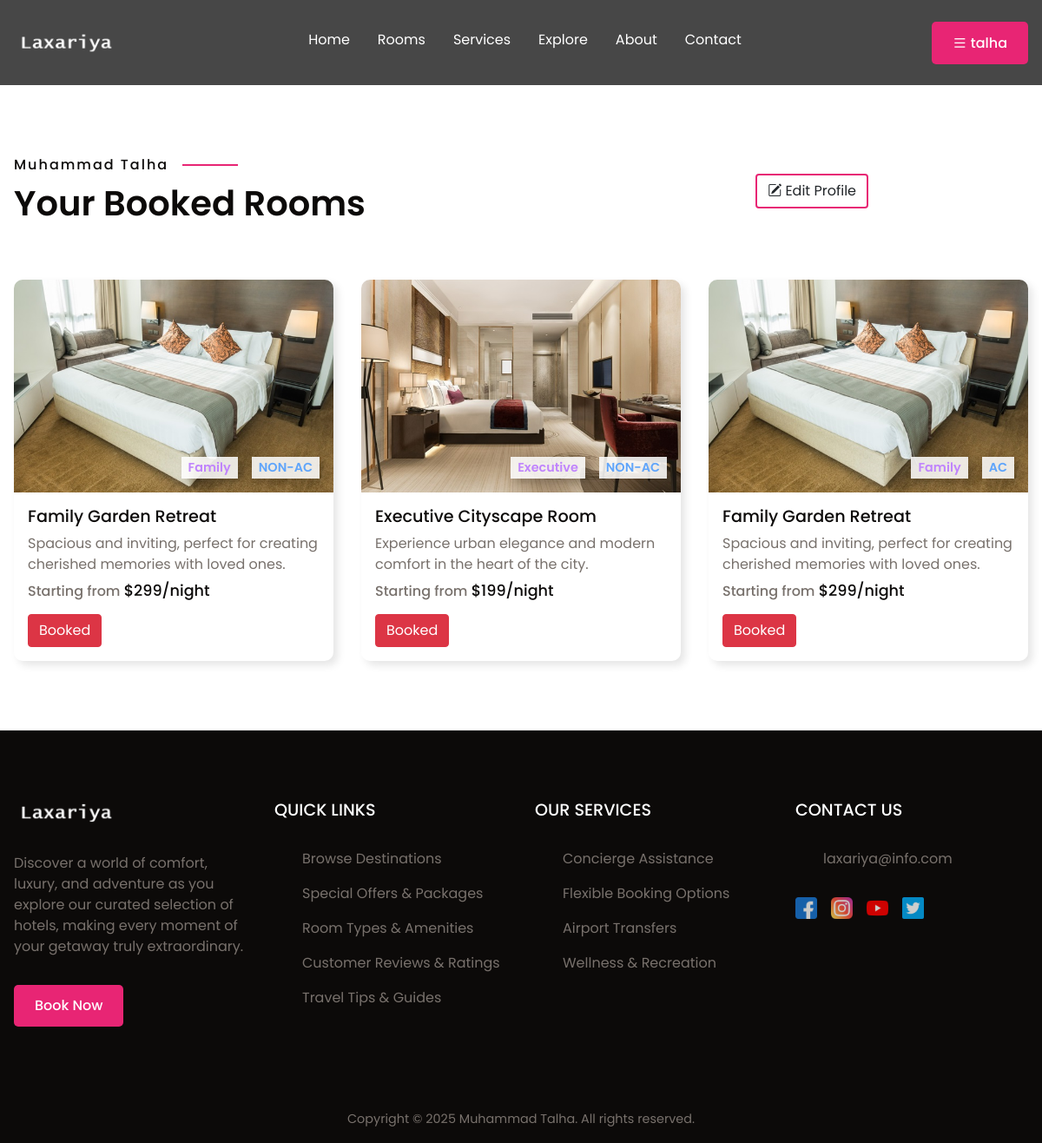
The page /user.php (signed in) on the database its author committed.
### tables this page shows
CREATE TABLE `booking_info` (
  `room_id` int(11) NOT NULL,
  `username` varchar(150) NOT NULL
);

CREATE TABLE `room_info` (
  `room_id` int(11) NOT NULL,
  `room_name` varchar(100) NOT NULL,
  `room_desc` text NOT NULL,
  `room_price` int(11) NOT NULL,
  `room_catagory` varchar(100) NOT NULL,
  `room_condition` varchar(40) NOT NULL,
  `room_image` varchar(2000) NOT NULL,
  `room_status` varchar(150) NOT NULL
);

### user.php (the view, shortened to what this page needs)
<?php
include "connection.php";
if(isset($_SESSION['username'])){
  $button_name = $_SESSION['username'];
}
else{
  header("Location: index.php");
}
$query = "SELECT * FROM
  booking_info inner JOIN room_info on booking_info.room_id = room_info.room_id
  where username = '$button_name'";
$data = mysqli_query($conn,$query);
?>
<!DOCTYPE html>
<html lang="en">
<head>
  <link href="https://cdn.jsdelivr.net/npm/remixicon@4.0.0/fonts/remixicon.css" rel="stylesheet" />
  <link rel="stylesheet" href="https://cdn.jsdelivr.net/npm/bootstrap-icons@1.11.3/font/bootstrap-icons.css">
  <link href="https://cdn.jsdelivr.net/npm/bootstrap@5.0.2/dist/css/bootstrap.min.css" rel="stylesheet">
  <link rel="stylesheet" href="style.css" />
</head>
<body>
  <div class="newheader">
    <nav class="newnav">
      <div class="nav__bar">
        <div class="logo">
          <a href="#"><img src="assets/laxariya.png" alt="logo" /></a>
        </div>
      </div>
      <ul class="nav__links " id="nav-links" style="margin-top: 10px;">
        <li><a href="index.php">Home</a></li>
        <li><a href="rooms.php">Rooms</a></li>
        <li><a href="index.php#service">Services</a></li>
        <li><a href="index.php#explore">Explore</a></li>
        <li><a href="About.php">About</a></li>
        <li><a href="contact.php">Contact</a></li>
      </ul>
      <button class="bttn nav__btn"><i class="ri-menu-line"></i>  <?php echo"$button_name "?></button>
    </nav>
  </div>
  <button type = "button" onclick="edit_profile()" class="btn filter ms-2 "data-bs-toggle='modal' data-bs-target ='#edit-profile'><i class="bi bi-pencil-square"></i></i>&nbsp;Edit Profile</button>
        <?php
              if(mysqli_num_rows($data)>0){
                            echo"
                  <section class='section__container room__container'>
                  <p class='section__subheader'>".$_SESSION['fullname']."</p>
                  <h2 class='section__header'>Your Booked Rooms</h2>
                  <div class='room__grid'>"; }
              else {
                echo"
                     <section class='section__container room__container'>
                          <h2 class='section__header' style = 'margin-left: 200px;'>Hello! You haven't booked any room</h2>
                    </section>
              ";
              };
              while($row = mysqli_fetch_assoc($data)){
                echo"
                    <div class='room__card'>
                      <div class='room__card__image'>
                        <img src=".$row['room_image']."alt='room' />
                        <div class='room__card__icons'>
                          <span><i >".$row['room_catagory']."</i></span>
                          <span><i >".$row['room_condition']."</i></span>
                        </div>
                      </div>
                      <div class='room__card__details'>
                        <h4>".$row['room_name']."</h4>
                        <p>"
                          .$row['room_desc'].
                        "</p>
                        <h5>Starting from <span>$".$row['room_price']."/night</span></h5>
                        ";
                          echo" <button class='btn btn-danger' >".$row['room_status']."</button>";
                       echo"
                      </div>
                    </div>
              ";
              };
      echo"</div>
    </section>";
      ?>
  <footer class="footer" id="contact">
    <div class="section__container footer__container">
      <div class="footer__col">
        <div class="logo">
          <a href="#home"><img src="assets/laxariya.png" alt="logo" /></a>
        </div>
        <p class="section__description">
          Discover a world of comfort, luxury, and adventure as you explore
          our curated selection of hotels, making every moment of your getaway
          truly extraordinary.
        </p>
        <button class="bttn">Book Now</button>
      </div>
      <div class="footer__col">
        <h4>QUICK LINKS</h4>
        <ul class="footer__links">
          <li><a href="#">Browse Destinations</a></li>
          <li><a href="#">Special Offers & Packages</a></li>
          <li><a href="#">Room Types & Amenities</a></li>
          <li><a href="#">Customer Reviews & Ratings</a></li>
          <li><a href="#">Travel Tips & Guides</a></li>
        </ul>
      </div>
      <div class="footer__col">
        <h4>OUR SERVICES</h4>
        <ul class="footer__links">
          <li><a href="#">Concierge Assistance</a></li>
          <li><a href="#">Flexible Booking Options</a></li>
          <li><a href="#">Airport Transfers</a></li>
          <li><a href="#">Wellness & Recreation</a></li>
        </ul>
      </div>
      <div class="footer__col">
        <h4>CONTACT US</h4>
        <ul class="footer__links">
          <li><a href="#">laxariya@info.com</a></li>
        </ul>
        <div class="footer__socials">
          <a href="#"><img src="assets/facebook.png" alt="facebook" /></a>
          <a href="#"><img src="assets/instagram.png" alt="instagram" /></a>
          <a href="#"><img src="assets/youtube.png" alt="youtube" /></a>
          <a href="#"><img src="assets/twitter.png" alt="twitter" /></a>
        </div>
      </div>
    </div>
    <div class="footer__bar">
      Copyright © 2025 Muhammad Talha. All rights reserved.
    </div>
  </footer>
</body>
</html>

### user.php (style rules this page uses)
.filter { position: absolute; border: 2px solid var(--primary-color); top: 200px; right: 200px; }

### rows shown on the page
booking_info: room_info.room_catagory "Family", room_info.room_condition "NON-AC", room_info.room_name "Family Garden Retreat", room_info.room_desc "Spacious and inviting, perfect for creating cherished memories with loved ones.", room_info.room_price "299", room_info.room_status "Booked"
booking_info: shows a picture, room_info.room_catagory "Executive", room_info.room_condition "NON-AC", room_info.room_name "Executive Cityscape Room", room_info.room_desc "Experience urban elegance and modern comfort in the heart of the city.", room_info.room_price "199", room_info.room_status "Booked"
booking_info: room_info.room_catagory "Family", room_info.room_condition "AC", room_info.room_name "Family Garden Retreat", room_info.room_desc "Spacious and inviting, perfect for creating cherished memories with loved ones.", room_info.room_price "299", room_info.room_status "Booked"

### other values the page prints
$button_name "talha"
$_SESSION['fullname'] "Muhammad Talha"
